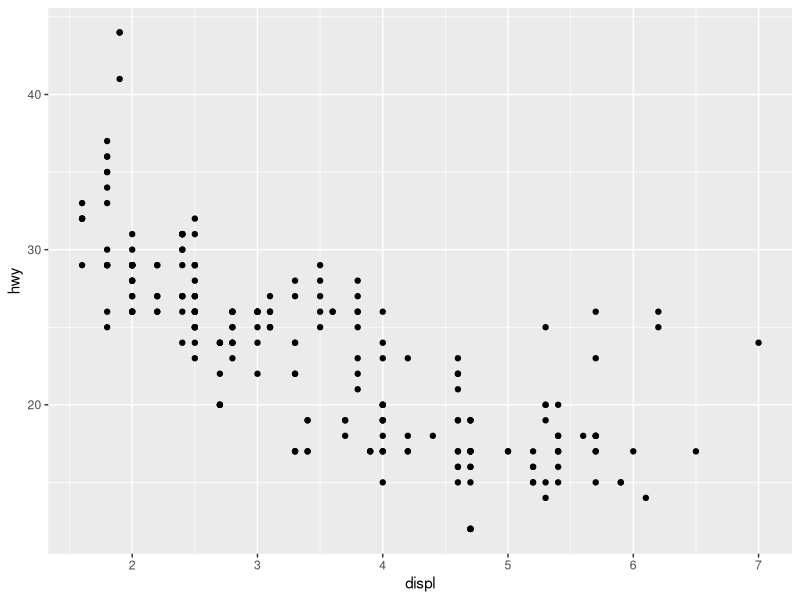
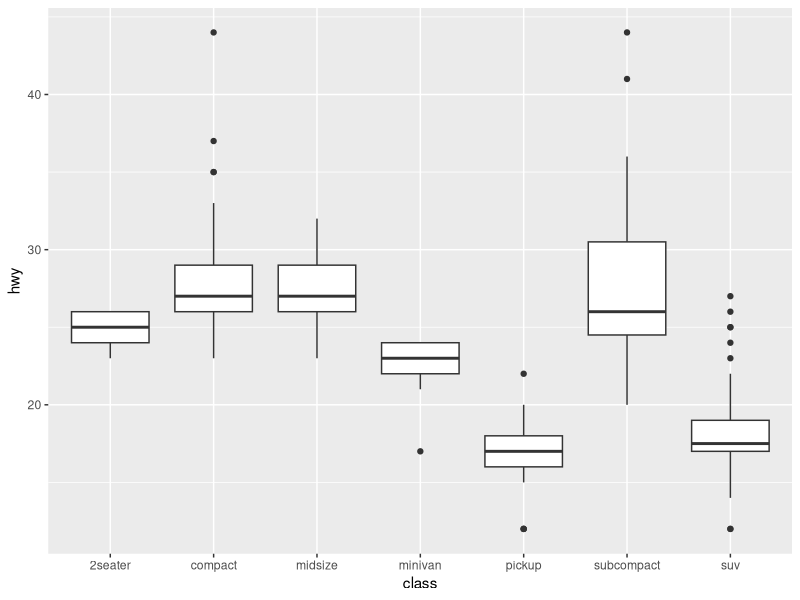
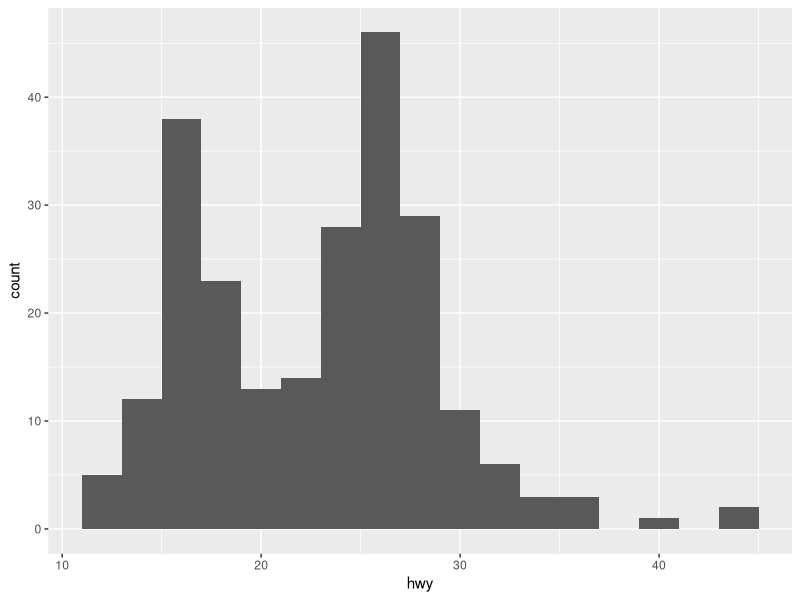
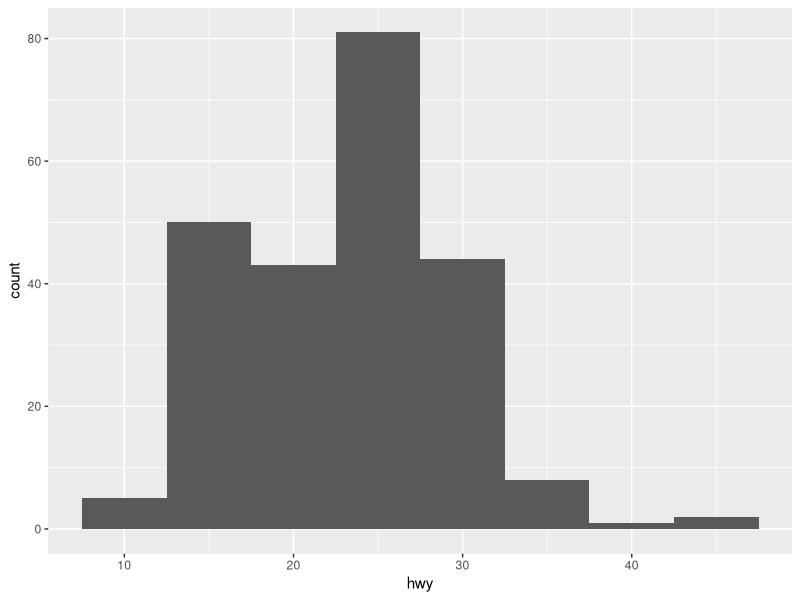
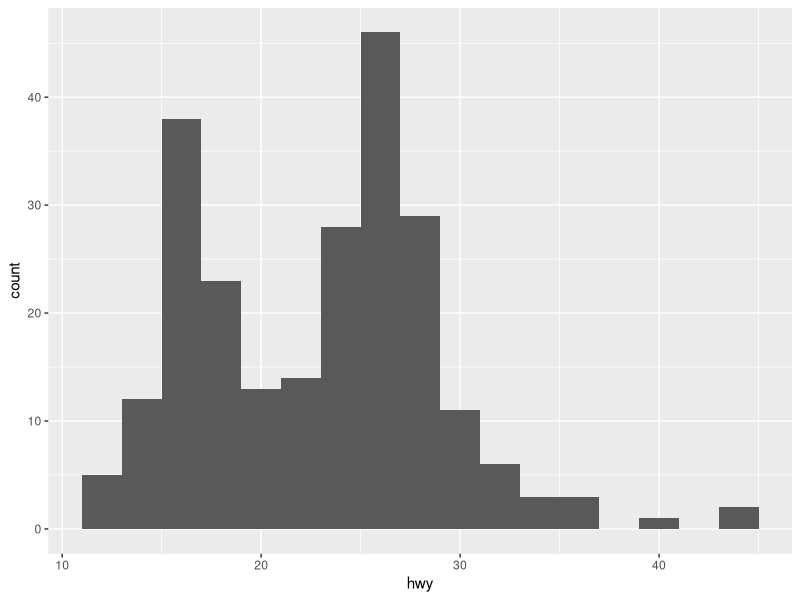
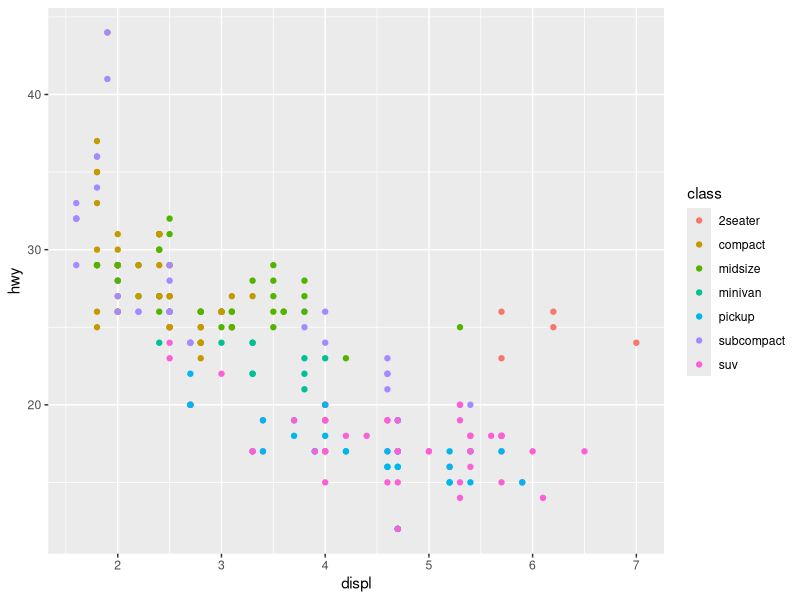
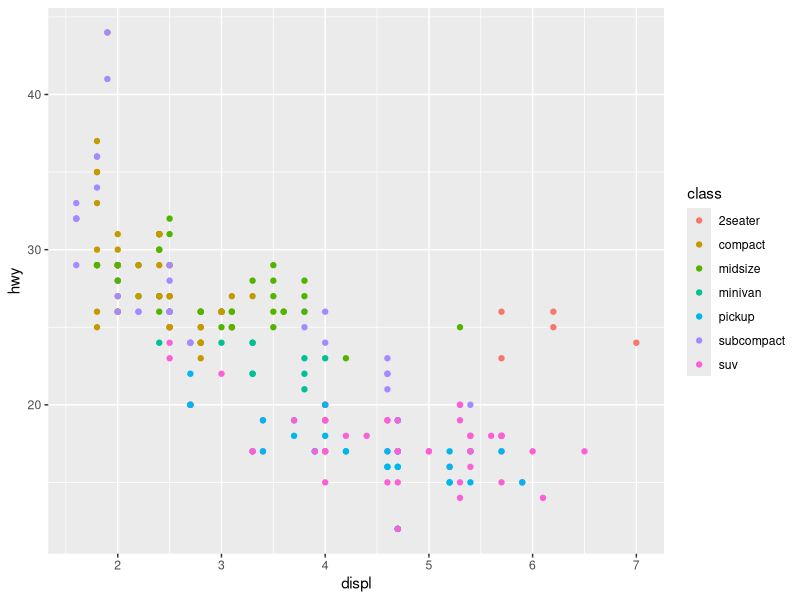
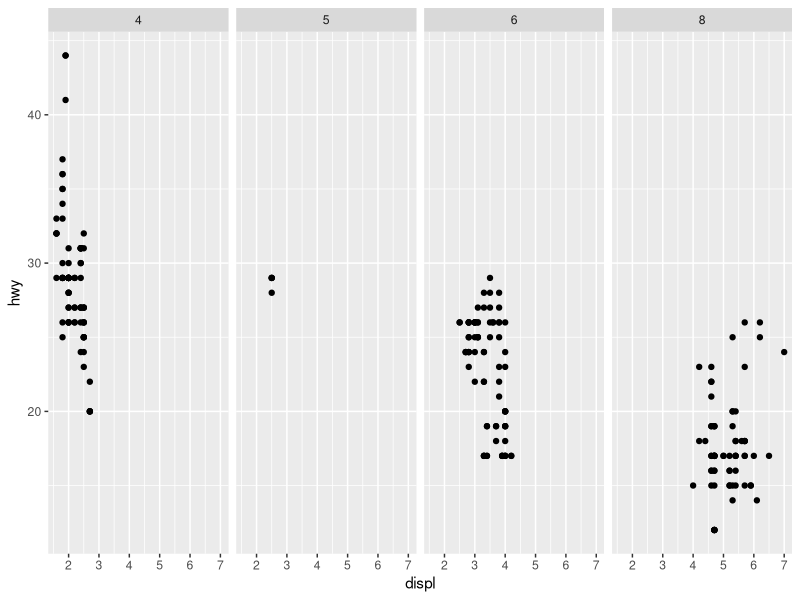

Generate these figures, in order, with R:
## ---- chunk 1
knitr:: opts_chunk$set(echo = TRUE)
library(tidyverse)

## ---- chunk 2
data(mpg)
summary(mpg)
## ---- chunk 3
ggplot(data=mpg)+
  geom_point(mapping = aes(x = displ, y= hwy))

## ---- chunk 4
ggplot(data = mpg) +
  geom_boxplot(mapping = aes(x = class, y = hwy))
## ---- chunk 5
#similar to previous gg plot
ggplot(data = mpg) +
  geom_histogram(mapping = aes(x = hwy),binwidth = 2) #no y variamle ad bin windth outside astetics

c <- ggplot(mpg, aes(hwy))#from cheat sheet
c + geom_histogram(binwidth = 5) 



## ---- chunk 6
#similar to previous gg plot
ggplot(data = mpg) +
  geom_histogram(mapping = aes(x = hwy),binwidth = 2) #no y variamle ad bin windth outside astetics
## ---- chunk 7
#ggplot(data = mpg) +
 # geom_point(mapping = aes(x = displ, y = hwy))
ggplot(data = mpg) +
  geom_point(mapping = aes(x = displ, y = hwy, color= class)) # add 'color= class' to get color and key

#use asign ment in code
f <- ggplot(data = mpg)
f+geom_point(mapping = aes(x = displ, y = hwy, color= class))#aes =astetics color, shape, size mus t go in astetics
#f+geom_point(mapping = aes(x = displ, y = hwy, color= class, size=class))#add size dosent look good
#f+geom_point(mapping = aes(x = displ, y = hwy, shape= class))#add shape dosent look good
#f+geom_point(mapping = aes(x = displ, y = hwy, shape= class,size=class,color= class))# add multiple  customizations
## ---- chunk 8
# Makes a plot that the commands below will modify
q <- ggplot(mpg) + geom_point(aes(x = displ, y = hwy))

q + facet_grid(. ~ cyl)
q + facet_grid(drv ~ .)
q + facet_grid(drv ~ cyl)
q + facet_wrap(~ class)
## ---- chunk 9
ggplot(data = mpg) +
  geom_bar(mapping = aes(x = hwy),)
## ---- chunk 10
ggplot(mpg) + 
  geom_point(aes(displ, hwy)) +
  geom_smooth(aes(displ, hwy))
